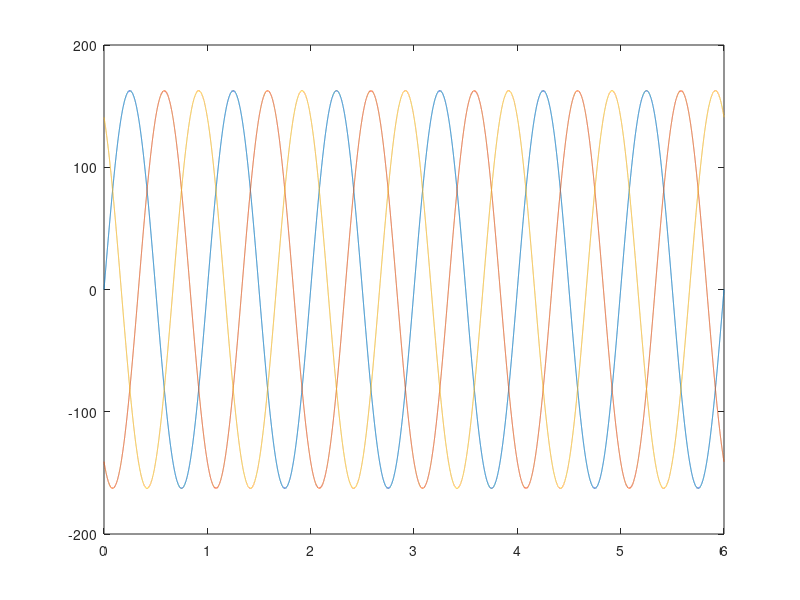
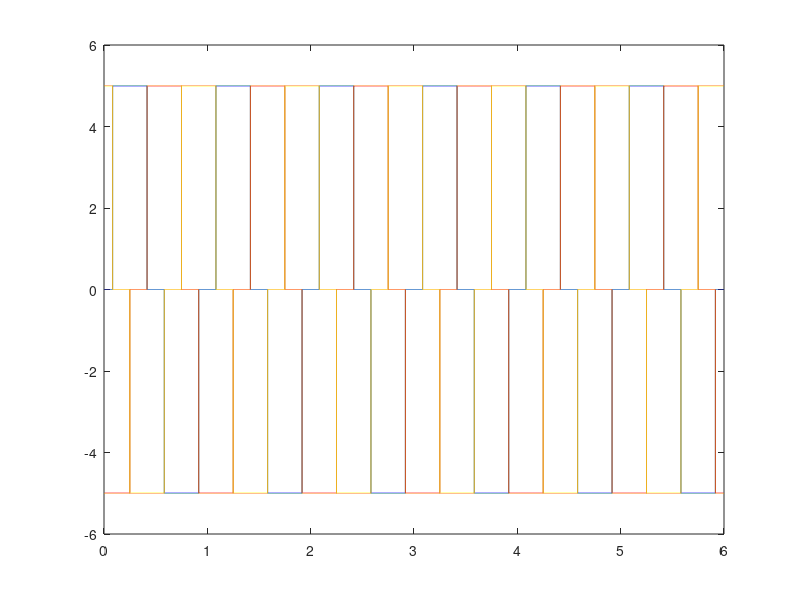
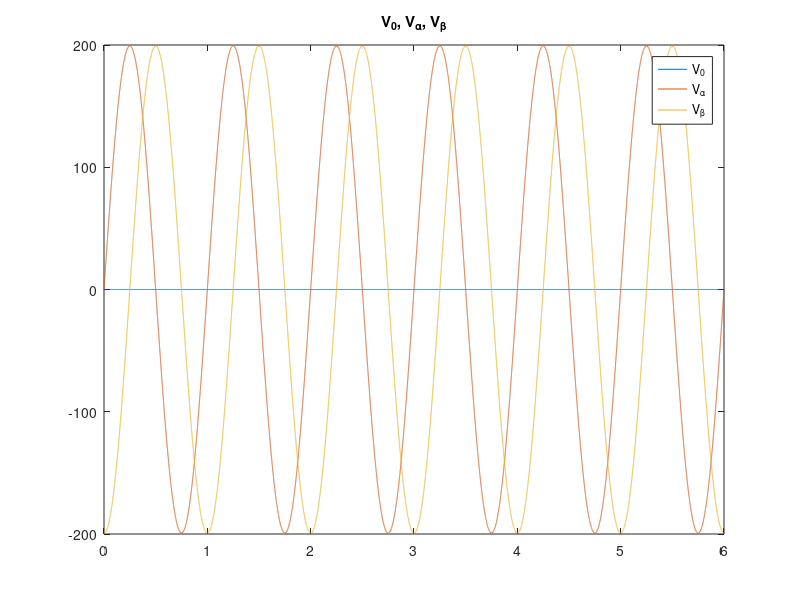
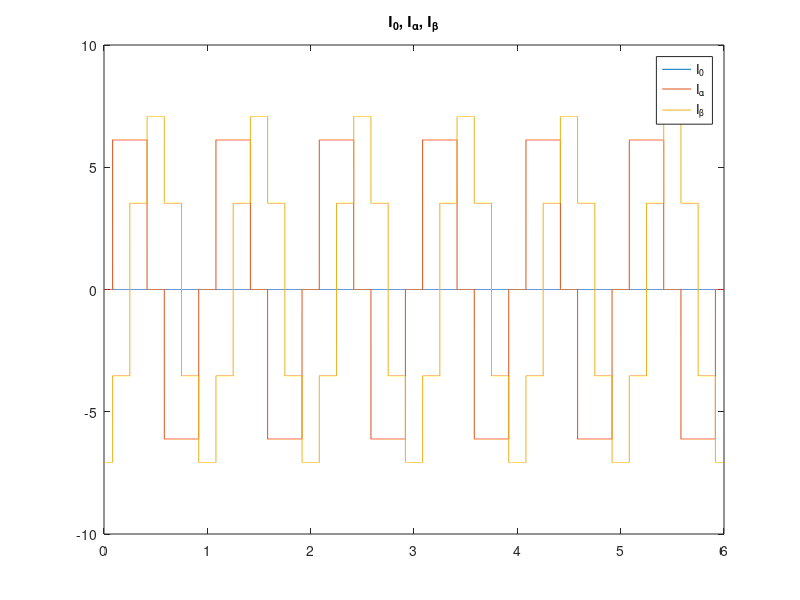

The MATLAB source for these figures, in order:
clear all 
close all 
clc

f = 1;
T = 3;
vp = 115*sqrt(2);
ip = 5;
t = linspace(0,T/f*2,50000);
Ts = t(end)/length(t);

va = vp*sin(2*pi*f*t);
vb = vp*sin(2*pi*f*t-2*pi/3);
vc = vp*sin(2*pi*f*t+2*pi/3);

figure(1)
plot(t,va,t,vb,t,vc)

ia = zeros(1,length(t));
ib = zeros(1,length(t));
ic = zeros(1,length(t));

ia(find(va>=vb&va>vc))=ip;
ia(find(va<vb&va<=vc))=-ip;
ib(find(vb>=va&vb>vc))=ip;
ib(find(vb<va&vb<=vc))=-ip;
ic(find(vc>=va&vc>vb))=ip;
ic(find(vc<va&vc<=vb))=-ip;

% ia(1:length(ia)/2)=0;
% ib(1:length(ib)/2)=0;
% ic(1:length(ic)/2)=0;

figure(2)
plot(t,ia,t,ib,t,ic)

%% Clarke Transformation

V0 = sqrt(2/3)*((1/sqrt(2)*va + 1/sqrt(2)*vb + 1/sqrt(2)*vc));
Valpha = sqrt(2/3)*(1*va - 1/2*vb - 1/2*vc);
Vbeta = sqrt(2/3)*(0*va + sqrt(3)/2*vb - sqrt(3)/2*vc);

I0 = sqrt(2/3)*(1/sqrt(2)*ia + 1/sqrt(2)*ib + 1/sqrt(2)*ic);
Ialpha = sqrt(2/3)*(1*ia - 1/2*ib - 1/2*ic);
Ibeta = sqrt(2/3)*(0*ia + sqrt(3)/2*ib - sqrt(3)/2*ic);

figure;
plot(t,V0,t,Valpha,t,Vbeta); title('V_0, V_{\alpha}, V_{\beta}');legend('V_0','V_{\alpha}','V_{\beta}');
figure;
plot(t,I0,t,Ialpha,t,Ibeta);title('I_0, I_{\alpha}, I_{\beta}');legend('I_0','I_{\alpha}','I_{\beta}');

%% P-Q theory

P0 = V0.*I0;
P = Valpha.*Ialpha + Vbeta.*Ibeta;
Q = Vbeta.*Ialpha - Valpha.*Ibeta;

figure;
plot(t,P0,t,P,t,Q);title('P_0, P, Q');legend('P_0','P','Q');

% P = Valpha.*Ialpha+Vbeta.*Ibeta+V0.*I0;
% qalpha = Vbeta.*I0-V0.*Ibeta;
% qbeta = V0.*Ialpha-Valpha.*I0;
% q0 = -Valpha.*Ibeta-Vbeta.*Ialpha;

%% Filtering

f = 2;
% fsample = 1/2e-7;
fsample = 1/Ts;

[b,a] = butter(4,f/(fsample/2),'low');

Pbar = filter(b,a,P);

%% Power Selection
% P = Pbar+Ptil
% Pbar = Potencia ativa;

Ptil = P-Pbar;

Ptil(1,1:length(Ptil)/3) = 0;
Ptil(1,length(Ptil)*2/3:end) = 0;
Q(1,1:length(Q)/3) = 0;
Q(1,length(Q)*2/3:end) = 0;

figure;
plot(t,Pbar,t,Ptil,t,P);legend('Pbar','Ptil','P');

% Ptil1 = Ptil;
% Ptil1(1:length(Ptil1)/2)=0; 
% Q1=Q;
% Q1(1,1:length(Q)/2)=0;
%%  Current Correction

I0_p = -P0./V0;
Ialpha_p = 1./(Valpha.^2+Vbeta.^2).*(-Valpha.*Ptil - Vbeta.*Q);
Ibeta_p = 1./(Valpha.^2+Vbeta.^2).*(-Vbeta.*Ptil + Valpha.*Q);

% Ialpha_p1 = 1./(Valpha.^2+Vbeta.^2).*(-Valpha.*Ptil1 - Vbeta.*Q1);
% Ibeta_p1 = 1./(Valpha.^2+Vbeta.^2).*(-Vbeta.*Ptil1 + Valpha.*Q1);

% Vab0quad = Valpha.^2+Vbeta.^2+V0.^2;

% Ialpha_p = 1./Vab0quad.*(Valpha.*-Ptil+V0.*-qbeta-Vbeta.*-q0);
% Ibeta_p = 1./Vab0quad.*(Vbeta.*-Ptil-V0.*-qalpha+Valpha.*-q0);
% I0_p = 1./Vab0quad.*(V0.*-Ptil+Vbeta.*-qalpha-Valpha.*-qbeta);
% figure;
% plot(t,Ialpha_p,t,Ibeta_p);


%% Inverse Clarke Transformation

Ia_p = sqrt(2/3)*(1/sqrt(2)*I0_p + Ialpha_p);
Ib_p = sqrt(2/3)*(1/sqrt(2)*I0_p - 1/2*Ialpha_p + sqrt(3)/2*Ibeta_p);
Ic_p = sqrt(2/3)*(1/sqrt(2)*I0_p - 1/2.*Ialpha_p - sqrt(3)/2.*Ibeta_p);

figure;
subplot(3,1,1);
plot(t,Ia_p);legend('Ia_p');
subplot(3,1,2);
plot(t,ia);legend('ia');
subplot(3,1,3);
plot(t,ia+Ia_p);legend('ia+Ia_p');

%% Active Filtering

Ia = ia+Ia_p;
Ib = ib+Ib_p;
Ic = ic+Ic_p;

figure
plot(t,Ia,t,Ib,t,Ic);
%% plots
figure
subplot(3,1,1);
plot(t,Ia,t,va);
subplot(3,1,2);
plot(t,Ib,t,vb);
subplot(3,1,3);
plot(t,Ic,t,vc);

figure
subplot(2,1,1);
plot(t,va,t,vb,t,vc,t,ia,t,ib,t,ic);
subplot(2,1,2);
plot(t,va,t,vb,t,vc,t,ia,t,ib,t,ic);

